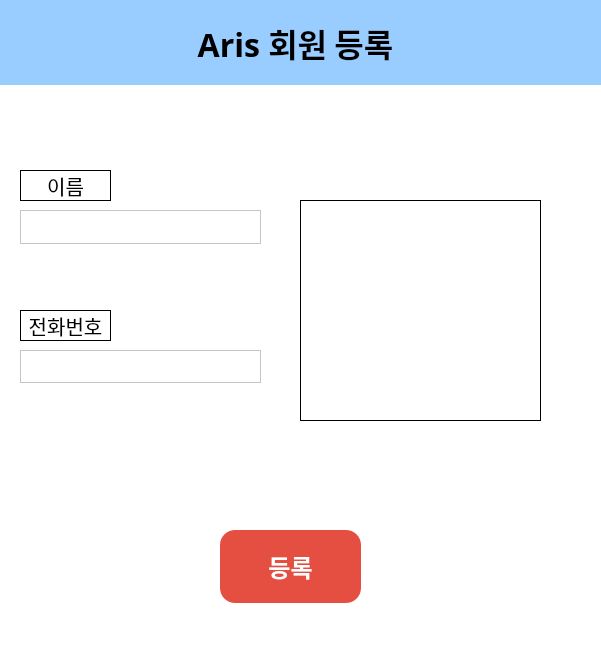
<?xml version="1.0" encoding="UTF-8"?>
<ui version="4.0">
 <class>Dialog</class>
 <widget class="QDialog" name="Dialog">
  <property name="geometry">
   <rect>
    <x>0</x>
    <y>0</y>
    <width>601</width>
    <height>661</height>
   </rect>
  </property>
  <property name="windowTitle">
   <string>Dialog</string>
  </property>
  <property name="styleSheet">
   <string notr="true">background-color: rgb(255, 255, 255);</string>
  </property>
  <widget class="QLabel" name="choose_option_title_label">
   <property name="geometry">
    <rect>
     <x>-10</x>
     <y>0</y>
     <width>611</width>
     <height>85</height>
    </rect>
   </property>
   <property name="minimumSize">
    <size>
     <width>0</width>
     <height>85</height>
    </size>
   </property>
   <property name="maximumSize">
    <size>
     <width>16777215</width>
     <height>85</height>
    </size>
   </property>
   <property name="font">
    <font>
     <family>Pretendard ExtraBold</family>
     <pointsize>24</pointsize>
     <weight>75</weight>
     <bold>true</bold>
    </font>
   </property>
   <property name="styleSheet">
    <string notr="true"> background-color:rgb(153, 204, 255);
</string>
   </property>
   <property name="text">
    <string>Aris 회원 등록</string>
   </property>
   <property name="alignment">
    <set>Qt::AlignCenter</set>
   </property>
  </widget>
  <widget class="QLabel" name="name_label">
   <property name="geometry">
    <rect>
     <x>20</x>
     <y>170</y>
     <width>91</width>
     <height>31</height>
    </rect>
   </property>
   <property name="styleSheet">
    <string notr="true">font: 20px</string>
   </property>
   <property name="frameShape">
    <enum>QFrame::Box</enum>
   </property>
   <property name="text">
    <string>이름</string>
   </property>
   <property name="alignment">
    <set>Qt::AlignCenter</set>
   </property>
  </widget>
  <widget class="QTextEdit" name="name_textEdit">
   <property name="geometry">
    <rect>
     <x>20</x>
     <y>210</y>
     <width>241</width>
     <height>34</height>
    </rect>
   </property>
   <property name="styleSheet">
    <string notr="true">font: 18px
</string>
   </property>
   <property name="verticalScrollBarPolicy">
    <enum>Qt::ScrollBarAlwaysOff</enum>
   </property>
   <property name="horizontalScrollBarPolicy">
    <enum>Qt::ScrollBarAlwaysOff</enum>
   </property>
  </widget>
  <widget class="QLabel" name="phone_label">
   <property name="geometry">
    <rect>
     <x>20</x>
     <y>310</y>
     <width>91</width>
     <height>31</height>
    </rect>
   </property>
   <property name="styleSheet">
    <string notr="true">font: 20px</string>
   </property>
   <property name="frameShape">
    <enum>QFrame::Box</enum>
   </property>
   <property name="text">
    <string>전화번호</string>
   </property>
   <property name="alignment">
    <set>Qt::AlignCenter</set>
   </property>
  </widget>
  <widget class="QTextEdit" name="phone_textEdit">
   <property name="geometry">
    <rect>
     <x>20</x>
     <y>350</y>
     <width>241</width>
     <height>33</height>
    </rect>
   </property>
   <property name="styleSheet">
    <string notr="true">font: 18px

</string>
   </property>
  </widget>
  <widget class="QPushButton" name="mb_regist_btn">
   <property name="geometry">
    <rect>
     <x>220</x>
     <y>530</y>
     <width>141</width>
     <height>73</height>
    </rect>
   </property>
   <property name="minimumSize">
    <size>
     <width>141</width>
     <height>73</height>
    </size>
   </property>
   <property name="font">
    <font>
     <family>Pretendard SemiBold</family>
     <pointsize>18</pointsize>
     <weight>75</weight>
     <bold>true</bold>
    </font>
   </property>
   <property name="styleSheet">
    <string notr="true">background-color: rgb(229, 79, 65);
border-radius: 15px;
color:white;</string>
   </property>
   <property name="text">
    <string>등록</string>
   </property>
  </widget>
  <widget class="QLabel" name="cam_label">
   <property name="geometry">
    <rect>
     <x>300</x>
     <y>200</y>
     <width>241</width>
     <height>221</height>
    </rect>
   </property>
   <property name="frameShape">
    <enum>QFrame::Box</enum>
   </property>
   <property name="text">
    <string/>
   </property>
   <property name="scaledContents">
    <bool>true</bool>
   </property>
  </widget>
  <widget class="QLabel" name="cam_text">
   <property name="geometry">
    <rect>
     <x>270</x>
     <y>160</y>
     <width>301</width>
     <height>21</height>
    </rect>
   </property>
   <property name="frameShape">
    <enum>QFrame::NoFrame</enum>
   </property>
   <property name="text">
    <string/>
   </property>
   <property name="alignment">
    <set>Qt::AlignCenter</set>
   </property>
   <property name="wordWrap">
    <bool>false</bool>
   </property>
  </widget>
 </widget>
 <resources/>
 <connections/>
</ui>
